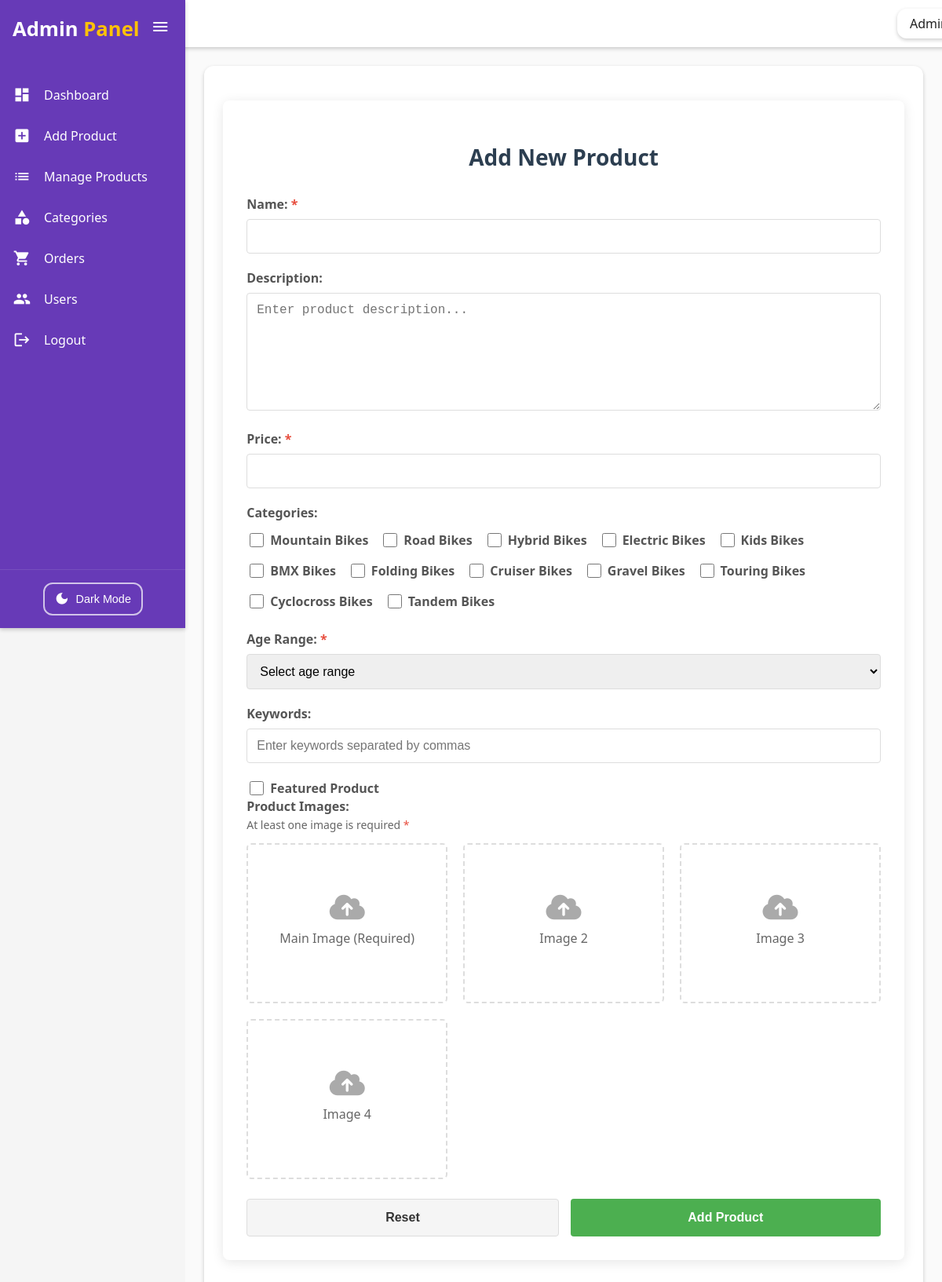
Screenshot of /admin/add_product.php (signed in) with the database file from the repository.
### tables this page shows
CREATE TABLE `categories` (
  `id` int(11) NOT NULL,
  `name` varchar(255) NOT NULL,
  `category_image` varchar(255) DEFAULT NULL,
  `category_slug` varchar(255) DEFAULT NULL
);

### admin/add_product.php (the view, shortened to what this page needs)
<?php
require_once("../config.php");
$categoriesResult = $conn->query("SELECT id, name FROM categories");
require_once("header.php");
?>
    <link rel="stylesheet" href="https://cdnjs.cloudflare.com/ajax/libs/font-awesome/6.0.0/css/all.min.css">
    <div class="container">
        <form id="productForm" action="" method="post" enctype="multipart/form-data">
            <h2>Add New Product</h2>
            <div class="form-group">
                <label for="name" class="required">Name:</label>
                <input type="text" id="name" name="name" required>
            </div>
            <div class="form-group">
                <label for="description">Description:</label>
                <textarea id="description" name="description" placeholder="Enter product description..."></textarea>
            </div>
            <div class="form-group">
                <label for="price" class="required">Price:</label>
                <input type="number" id="price" name="price" step="0.01" min="0" required>
            </div>
            <div class="category-checkboxes">
                <p>Categories:</p>
                <div class="checkbox-group">
                    <?php
                    if ($categoriesResult->num_rows > 0) {
                        while($category = $categoriesResult->fetch_assoc()) {
                            echo "<div class='checkbox-item'>";
                            echo "<input type='checkbox' id='category_" . $category['id'] . "' name='category_ids[]' value='" . $category['id'] . "'>";
                            echo "<label for='category_" . $category['id'] . "'>" . $category['name'] . "</label>";
                            echo "</div>";
                        }
                    } else {
                        echo "No categories available";
                    }
                    ?>
                </div>
            </div>
            <div class="form-group">
                <label for="age_range" class="required">Age Range:</label>
                <select id="age_range" name="age_range" required>
                    <option value="">Select age range</option>
                </select>
            </div>
            <div class="form-group">
                <label for="keywords">Keywords:</label>
                <input type="text" id="keywords" name="keywords" placeholder="Enter keywords separated by commas">
            </div>
            <div class="checkbox-item">
                <input type="checkbox" id="featured" name="featured" value="1">
                <label for="featured">Featured Product</label>
            </div>
            <div class="form-group">
                <label>Product Images:</label>
                <p class="required" style="font-size: 14px; margin-top: -5px; color: #666;">At least one image is required</p>
                <div class="image-upload-container">
                    <?php
                    for ($i = 1; $i <= 4; $i++) {
                        echo "<div class='image-upload'>";
                        echo "<i class='fas fa-cloud-upload-alt'></i>";
                        echo "<label for='image_url_$i'>" . ($i == 1 ? "Main Image (Required)" : "Image $i") . "</label>";
                        echo "</div>";
                    }
                    ?>
                </div>
            </div>
            <div class="btn-container">
                <button type="button" id="resetBtn" class="btn btn-secondary">Reset</button>
                <button type="submit" class="btn btn-primary">Add Product</button>
            </div>
        </form>
    </div>
<?php
require_once("footer.php");
?>

### admin/header.php (style rules this page uses)
:root { --primary-color: #673AB7; --primary-hover: #512DA8; --primary-light: #D1C4E9; --secondary-color: #FFC107; --background-light: #fafafa; --background-dark: #212121; --text-light: #212121; --text-dark: #f5f5f5; --sidebar-width: 260px; --border-radius: 12px; --box-shadow: 0 2px 5px rgba(0, 0, 0, 0.2); --transition-speed: 0.3s; --header-height: 60px; }
body { margin: 0; font-family: 'Poppins', sans-serif; background-color: var(--background-light); color: var(--text-light); display: flex; flex-direction: column; min-height: 100vh; transition: background-color var(--transition-speed) ease; }
.container { display: flex; flex: 1; flex-direction: row; }

### admin/add_product.php (style rules this page uses)
body { font-family: 'Segoe UI', Tahoma, Geneva, Verdana, sans-serif; background-color: #f5f5f5; margin: 0; color: #333; }
form { max-width: 900px; margin: 20px auto; background-color: #ffffff; padding: 30px; border-radius: 8px; box-shadow: 0 3px 15px rgba(0, 0, 0, 0.1); }
h2 { text-align: center; color: #2c3e50; margin-bottom: 30px; font-weight: 600; font-size: 28px; }
.form-group { margin-bottom: 20px; }
label { display: block; margin-bottom: 8px; color: #555; font-weight: 600; }
input[type="text"], input[type="number"], textarea, select { width: 100%; padding: 12px; border: 1px solid #ddd; border-radius: 4px; font-size: 16px; transition: border-color 0.3s; box-sizing: border-box; }
textarea { height: 150px; resize: vertical; }
.category-checkboxes { margin-bottom: 25px; }
.category-checkboxes p { margin-bottom: 12px; font-weight: 600; color: #555; }
.checkbox-group { display: flex; flex-wrap: wrap; gap: 15px; }
.checkbox-item { display: flex; align-items: center; }
.checkbox-item input[type="checkbox"] { margin-right: 8px; width: 18px; height: 18px; cursor: pointer; }
.checkbox-item label { margin-bottom: 0; cursor: pointer; }
.image-upload-container { display: grid; grid-template-columns: repeat(auto-fit, minmax(200px, 1fr)); gap: 20px; margin-bottom: 25px; }
.image-upload { position: relative; height: 200px; border: 2px dashed #ddd; border-radius: 6px; overflow: hidden; display: flex; flex-direction: column; justify-content: center; align-items: center; cursor: pointer; transition: all 0.3s; }
.image-upload label { text-align: center; color: #666; font-weight: normal; z-index: 1; }
.image-upload i { font-size: 36px; color: #aaa; margin-bottom: 10px; }
.required::after { content: ' *'; color: #e74c3c; }
.btn-container { display: flex; gap: 15px; margin-top: 10px; }
.btn { padding: 14px 20px; border: none; border-radius: 4px; cursor: pointer; font-size: 16px; font-weight: 600; transition: all 0.3s ease; flex: 1; }
.btn-primary { background-color: #4CAF50; color: white; }
.btn-secondary { background-color: #f5f5f5; color: #333; border: 1px solid #ddd; }

### rows the page displays
categories: name "Mountain Bikes"
categories: name "Road Bikes"
categories: name "Hybrid Bikes"
categories: name "Electric Bikes"
categories: name "Kids Bikes"
categories: name "BMX Bikes"
categories: name "Folding Bikes"
categories: name "Cruiser Bikes"
categories: name "Gravel Bikes"
categories: name "Touring Bikes"
categories: name "Cyclocross Bikes"
categories: name "Tandem Bikes"
